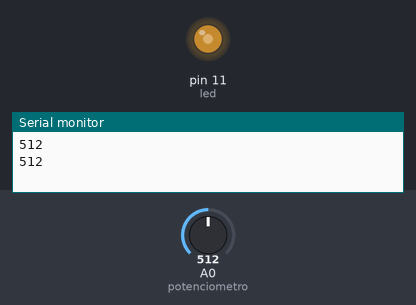
Simulated run of this sketch. Board: Arduino Uno, built with avr-gcc and run on an emulated ATmega328P. Parts: output pins drawn as LEDs (lit = HIGH), the last lines printed to the serial monitor. Inputs (shaded band) come from the test bench; at power-on: A0 (potenciometro) = 512.

Above: at 1.8 s.
1.9 s: A0 (potenciometro) set to 716
At 2.7 s:
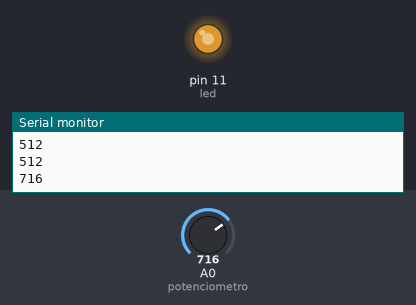
3.5 s: A0 (potenciometro) set to 900
At 5.2 s:
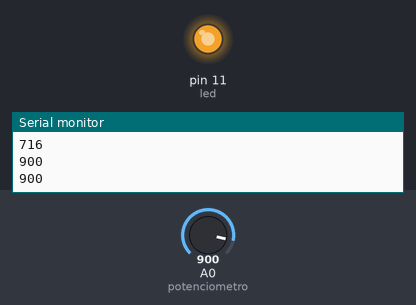
5.5 s: A0 (potenciometro) set to 122
At 7.0 s:
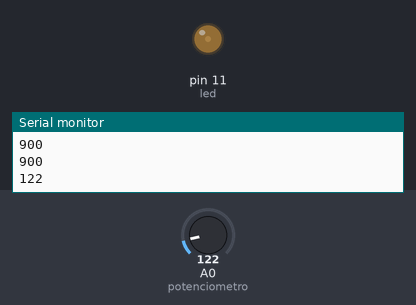
7.5 s: A0 (potenciometro) set to 0
At 8.5 s:
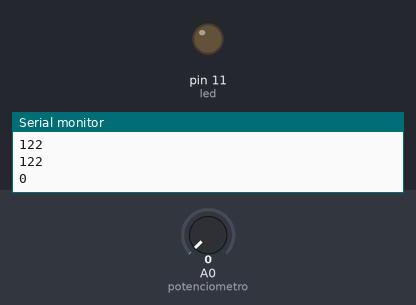
Timing chart, 0 to 10.5 s (numbered marks = the images above; inputs shaded):
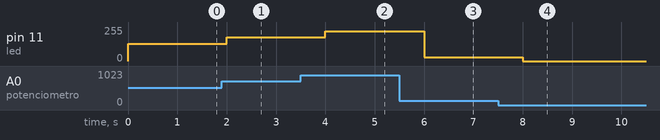

Measured:
- after the input at 1.9 s, pin 11 (led): 128/255 → 179/255 after 0.10 s
- after the input at 3.5 s, pin 11 (led): 179/255 → 225/255 after 0.50 s
- after the input at 5.5 s, pin 11 (led): 225/255 → 30/255 after 0.50 s
- after the input at 7.5 s, pin 11 (led): 30/255 → 0/255 after 0.50 s

The sketch:

ajustar-brilho-led-potenciometro.ino
```cpp
/*
  Como Criar Coisas Inteligentes com Arduino - Módulo 1
  Facilitador:       Prof. Orlewilson Bentes Maia
  Data Criacao:      06/07/2018
  Data Atualizao:    06/07/2018
  Descricao:         Ligar e desligar um LED ajustando a intensidade do brilho por meio do potenciômetro
*/

// Porta digital no qual sera colocado um LED para ser ligado e desligado
int led = 11;

// Porta analogica no qual sera lido o valor do potenciometro
int potenciometro = A0;

// Variavel para armazenar o valor lido do potenciometro
int valorPotenciometro = 0;

// Função para ligar LED ajustando o brilho
void ligarLED(int brilho){
  analogWrite(led, brilho);
}

// Função para atrasar em n segundos
void atraso (int n){

   // Funcao do Arduino para parar durante um certo tempo em milisegundos (ms)
  delay(1000 * n); // atraso em n segundos

}

// Funcao para configurar o Arduino
void setup() {

  // Indica qual porta analógica sera utilizada como saida (ligar/desligar um LED)
  pinMode(led, OUTPUT);

  // Indica que utilizara a porta serial para imprimir
  Serial.begin(9600);

}

// Funcao principal do Arduino que ficara em loop infinito
void loop() {

  // ler o valor atual do potenciometro
  // o valor varia entre 0 e 1023
  valorPotenciometro = analogRead(potenciometro);

  // imprime na porta serial o valor do potenciômetro
  Serial.println(valorPotenciometro);

  // Transformo o valor lido do potenciômetro de 0 a 1023 para 0 a 255 dividindo por 4
  ligarLED(valorPotenciometro/4);
  // função map mapeia valores a partir de um intervalo
  // map(valor, valor_inicial_antigo, valor_final_antigo, valor_inicial_novo, valor_final_novo)
  //ligarLED(map(valorPotenciometro,0,1023,0,255));

  atraso(1);
}
```
